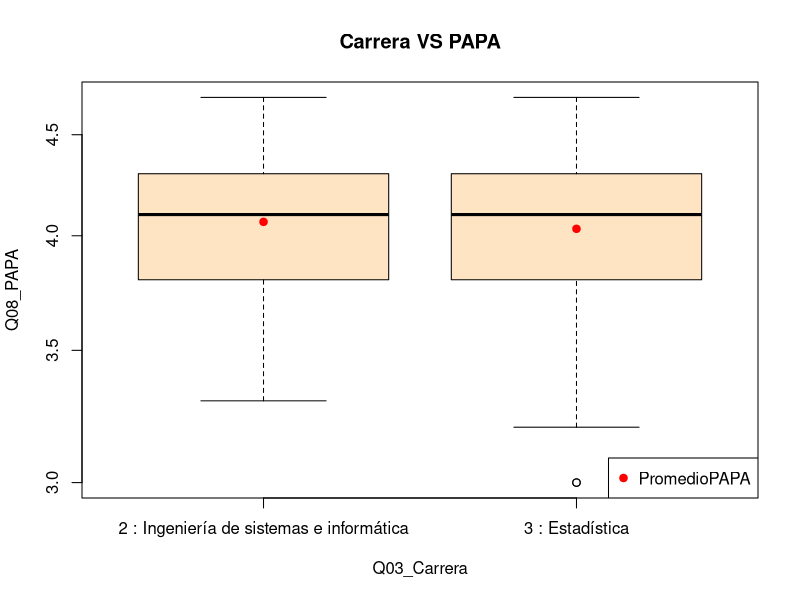
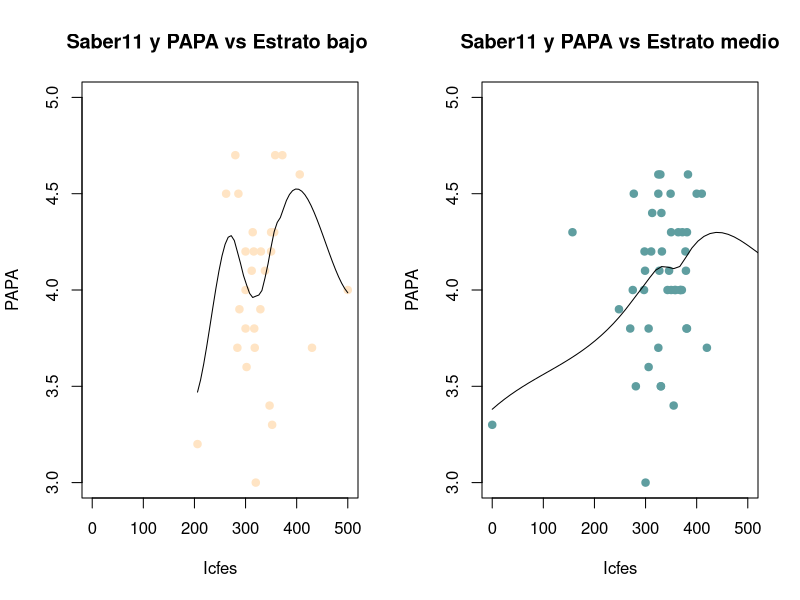
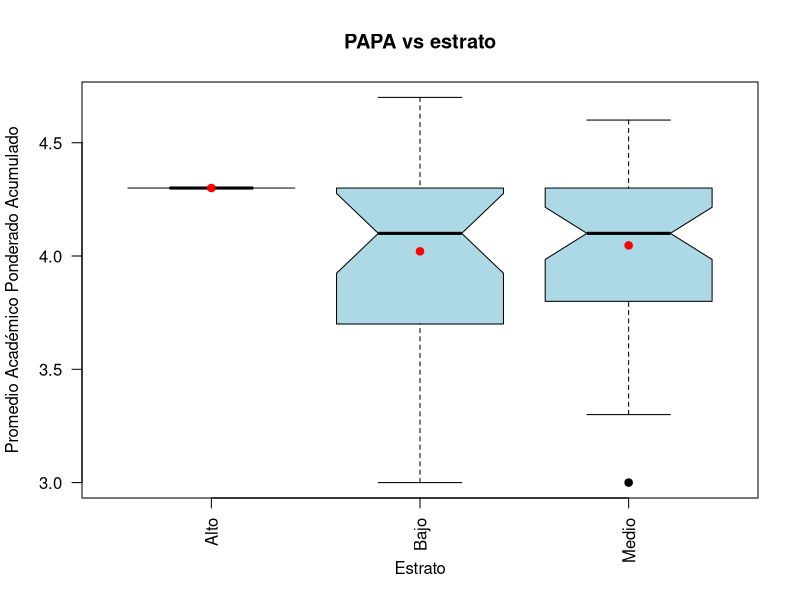
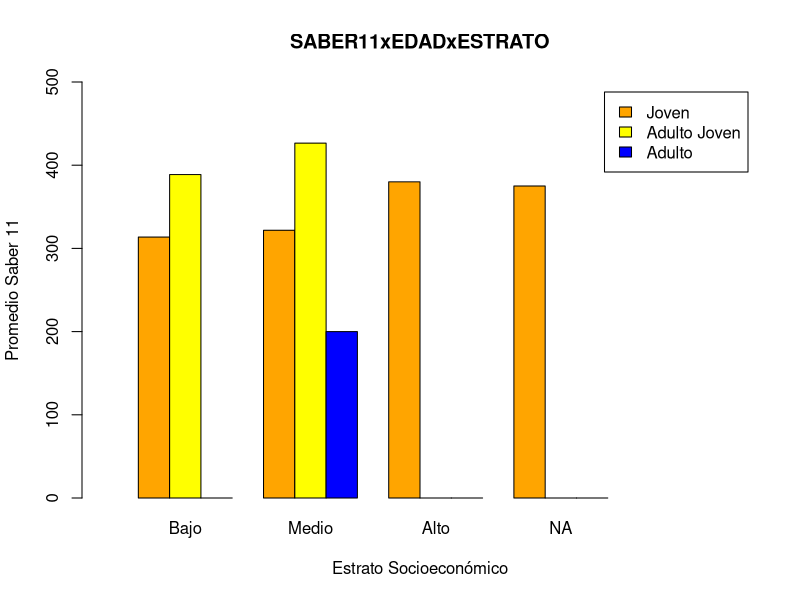

The R script that drew these images, in order:
## ---- chunk 1
knitr::opts_chunk$set(
	echo = FALSE,
	message = FALSE,
	warning = FALSE)
## ---- chunk 2
## Paquetes usados en el análisis.
library(tidyverse)
## ---- chunk 3
## Lectura de una base de datos tipo ".csv"
encuesta <- read.csv("encuesta1.csv")
## ---- chunk 4
## Vista de la estructura general de la BD.
glimpse(encuesta)
## ---- chunk 5
summary(encuesta)
## ---- chunk 6
## Convertimos la variable Enviado.el. a tipo POSIXct (DATE TIME)
encuesta <- encuesta %>% 
  mutate(Enviado.el. = as.POSIXct(strptime(Enviado.el., format = "%d/%m/%Y %H:%M:%S")))


## Convertimos la variable Q02_FechaNac a tipo DATE
encuesta <- encuesta %>% 
  mutate(Q02_FechaNac = as.Date(as.character(Q02_FechaNac), "%Y-%m-%d"))

## Convertimos la variable Q07_FechaSaber11 a tipo DATE
encuesta <- encuesta %>% 
  mutate(Q07_FechaSaber11 = as.Date(as.character(Q07_FechaSaber11),"%Y-%m-%d"))
## ---- chunk 7
encuesta <- encuesta %>% mutate_if(is.character, as.factor)
## ---- chunk 8
estrato_etiquetado <- encuesta$Q10_Estrato
estrato_etiquetado = factor(estrato_etiquetado,
                            levels = levels(estrato_etiquetado),
                            labels = c("Bajo","Bajo","Medio","Medio","Alto",NA),
                            ordered = F)
## ---- chunk 9
encuesta <- encuesta %>% 
  mutate(Q10_Estrato = as.character(encuesta$Q10_Estrato))

encuesta$Q10_Estrato[(encuesta$Q10_Estrato ==	 "2 : 1" |  encuesta$Q10_Estrato == "3 : 2")] <- "Bajo"

encuesta$Q10_Estrato[(encuesta$Q10_Estrato ==	 "4 : 3" |  encuesta$Q10_Estrato == "5 : 4")] <- "Medio"

encuesta$Q10_Estrato[(encuesta$Q10_Estrato ==	 "6 : 5"  )] <- "Alto"

encuesta$Q10_Estrato[(encuesta$Q10_Estrato ==	 "8 : No se conoce"  )] <- NA
encuesta <- encuesta %>% 
  mutate(Q10_Estrato = as.factor(encuesta$Q10_Estrato))

## ---- chunk 10
encuesta$Q08_PAPA[encuesta$Q08_PAPA == 45 & !is.na(encuesta$Q08_PAPA)] <- 4.5
## ---- chunk 11
saber11 <- vector("integer", length(encuesta$Q05_Saber11))
for(i in seq_along(encuesta$Q07_FechaSaber11)){
  valor<-0
  if(!is.na(encuesta$Q05_Saber11[[i]]) & encuesta$Q07_FechaSaber11[[i]] < as.Date("2000-01-01")) {
    valor <- (5*(encuesta$Q05_Saber11[[i]]-100))/3
    if(valor >= 0 & valor <= 500){
      saber11[[i]] <- round(valor,0)
    } else {
      saber11[[i]] <- encuesta$Q05_Saber11[[i]]
    }
  } else if(!is.na(encuesta$Q05_Saber11[[i]]) & encuesta$Q07_FechaSaber11[[i]] >= as.Date("2000-01-01") &
        encuesta$Q07_FechaSaber11[[i]] < as.Date("2012-01-01")){
            valor <- encuesta$Q05_Saber11[[i]]*5
            if(valor >= 0 & valor <= 500){
              saber11[[i]] <- valor
            } else {
              saber11[[i]] <- encuesta$Q05_Saber11[[i]]
            }
  } else if(!is.na(encuesta$Q05_Saber11[[i]]) & encuesta$Q07_FechaSaber11[[i]] >= as.Date("2012-01-01")){
            saber11[[i]] <- encuesta$Q05_Saber11[[i]]
  } else{
      saber11[[i]] <- encuesta$Q05_Saber11[[i]]
  }
}

encuesta$Q05_Saber11 = saber11
## ---- chunk 12
# Cálculo de la edad
edad <- as.numeric(as.Date("2021-06-30") - encuesta$Q02_FechaNac)/365.25
## ---- chunk 13
## Creamos la variable area que contiene la variable Q24_area etiquetada como "Correcto/Incorrecto"  
area <- encuesta$Q24_area
area = factor(area, 
              levels = levels(area),
              labels = c("Incorrecto","Incorrecto","Incorrecto","Correcto","Incorrecto","Incorrecto"),
              ordered = F)

## ---- chunk 14
## Creamos la variable divisor que contiene la variable Q26_Divisor etiquetada como "Correcto/Incorrecto".
divisor = if_else(encuesta$Q26_Divisor..f.es.divisor.de.g.2.==1 & encuesta$Q26_Divisor..f.es.divisor.de.gh.==1 & encuesta$Q26_Divisor..f.es.divisor.de.h.g==1, "Correcto", "Incorrecto")
divisor

## ---- chunk 15

encuesta <- encuesta %>% 
  mutate(Q01_Genero = as.character(encuesta$Q01_Genero))

encuesta$Q01_Genero[encuesta$Q01_Genero ==	 "1 : Masculino" ] <- "Masculino"

encuesta$Q01_Genero[encuesta$Q01_Genero ==	 "2 : Femenino" ] <- "Femenino"

encuesta$Q01_Genero[encuesta$Q01_Genero ==	 "3 : Otro" ] <- "Otro"

encuesta <- encuesta %>% 
  mutate(Q01_Genero = as.factor(encuesta$Q01_Genero))

## ---- chunk 16
glimpse(encuesta)
## ---- chunk 17
summary(encuesta)

## ---- chunk 18
# t_gen <- table(encuesta$Q01_Genero)
# t_gen
# ```
# ```{r}
# t_gen_p <- t_gen / sum(t_gen) * 100
# t_gen_p
## ---- chunk 19
# bp1 <- barplot(t_gen_p, las = 1, ylim = c(0, 100), col = "lightgreen")
# text(bp1, t_gen_p + 10, paste(round(t_gen_p, 1), "%"))
## ---- chunk 20
# m_gen_p <- as.matrix(t_gen_p)
# bp2 <- barplot(m_gen_p, beside = FALSE, xlim = c(0, 4),
#                ylim = c(0, 110),
#                col = c("blue", "red", "green3"))
# text(1.3, cumsum(m_gen_p) - m_gen_p/2, 
#      paste(rownames(m_gen_p), round((m_gen_p), 1), "%"),
#      adj = 0)
## ---- chunk 21
# pie(t_gen_p, labels = paste(names(t_gen_p), round(t_gen_p, 1), "%"),
#     col = c("blue", "red", "green3"))
## ---- chunk 22
# summary(encuesta$Edad)
## ---- chunk 23
##hist(encuesta$Edad)
## ---- chunk 24
##hist(encuesta$Edad, nclass = 20)
## ---- chunk 25
# paramAnt <- par(no.readonly = TRUE)
# hist(encuesta$Edad, freq = FALSE, nclass = 20, col = "#a0c39f",
#      las = 1, 
#      main = "Distribución de la edad",
#      xlab = "Edad (años)",
#      ylab = "Densidad",
#      ylim = c(0, 0.20),
#      xlim = c(15, 40))
# lines(density(encuesta$Edad), col = "orange", lwd = 3)
# rug(encuesta$Edad)
# par(paramAnt)
## ---- chunk 26
# promedioEdad <- mean(encuesta$Edad)
# medianaEdad <- median(encuesta$Edad)
# desv_Est_Edad <- sd(encuesta$Edad)
# 
# boxplot(encuesta$Edad, horizontal = TRUE,
#         main = "Boxplot para edad", 
#         col = "lightblue",
#         pch = 19, notch = TRUE)
# points(promedioEdad, 
#        1, 
#        pch = 19, 
#        col = c("red", "purple"))
# legend("topright", 
#        title = "Convención",
#        legend = c("Promedio", "Error estandard"), 
#        col = "red", 
#        pch = c(19, NA),
#        lty = c(NA, 1))
# arrows(promedioEdad -  desv_Est_Edad / sqrt(nrow(encuesta)), 1,
#          promedioEdad + desv_Est_Edad / sqrt(nrow(encuesta)), 1,
#          angle = 90,
#          length = 0.1, 
#          code = 3,
#          col = "red")
## ---- chunk 27
#with(encuesta, plot(Q10_Estrato, Q08_PAPA, notch = TRUE))
## ---- chunk 28
 #encuesta_Estrato1 <- encuesta %>% 
  #filter(Q10_Estrato == "bajo")
 #dotchart(encuesta_Estrato1$Q08_PAPA)
#summary(encuesta_Estrato1$Q08_PAPA)
## ---- chunk 29
# with(encuesta, plot(Q01_Genero, Q08_PAPA, notch = TRUE))
## ---- chunk 30
# with(encuesta, scatter.smooth(tiempo_usado, Q08_PAPA))
## ---- chunk 31
# with(encuesta, plot(Q27_PorcentDivisor))
# lines(1:nrow(encuesta), rep(pt_p2[3], nrow(encuesta)), 
#       col = "red")
## ---- chunk 32
# enc_acert_p2 <- encuesta %>% 
#   filter(puntaje_pregunta2 == 3)
# enc_no_acert_p2 <- encuesta %>% 
#   filter(puntaje_pregunta2 != 3)
# op <- par(no.readonly = TRUE)
# par(mfrow = c(1, 2))
# prom_Q27 <- mean(enc_acert_p2$Q27)
# with(enc_acert_p2, plot(Q27_PorcentDivisor, ylim = c(0, 100)))
# lines(1:nrow(enc_acert_p2), rep(prom_Q27, nrow(enc_acert_p2)), 
#       col = "red")
# prom_Q27_na <- mean(enc_no_acert_p2$Q27, na.rm = TRUE, ylim = c(0, 100))
# with(enc_no_acert_p2, plot(Q27_PorcentDivisor))
# lines(1:nrow(enc_no_acert_p2), rep(prom_Q27_na, nrow(enc_no_acert_p2)), 
#       col = "red")
# par(op)
## ---- chunk 33
# encuesta_sist_estad <- encuesta %>% 
#   filter(Q03_Carrera %in% c("2 : Ingeniería de sistemas e informática",
#                             "3 : Estadística")) %>% 
#   droplevels()
# 
# encuesta_sist_estad_resumen <- encuesta_sist_estad %>%
#   group_by(Q03_Carrera) %>% 
#   mutate(num_estud_carrera = n()) %>% 
#   group_by(Carrera_instala, num_estud_carrera) %>% 
#   summarise(num_estud_noNA = sum(!is.na(Q08_PAPA)),
#             prom_PAPA = mean(Q08_PAPA, na.rm = TRUE),
#             desv_PAPA = sd(Q08_PAPA, na.rm = TRUE)) %>% 
#   mutate(porcent_x_carrera = num_estud_noNA / num_estud_carrera * 100)
# encuesta_sist_estad_resumen %>% data.frame()
## ---- chunk 34
# op <- par(no.readonly = TRUE)
# par(mar = op$mar + c(15, 0, 0, 0))
# with(encuesta_sist_estad, 
#      plot(Carrera_instala, Q08_PAPA, notch = TRUE,
#           las = 2, width = sqrt(encuesta_sist_estad_resumen$porcent_x_carrera),
#           col = "lightblue",
#           main = "PAPA vs carrera e instalación de softwares R y RStudio",
#           ylab = "Promedio Académico Ponderado Acumulado",
#           xlab = "",
#           pch = 19))
# with(encuesta_sist_estad_resumen, 
#      points(Carrera_instala, prom_PAPA, 
#            col = "red", pch = 19))
# legend("topleft", legend = c("0 No instaló ni R ni RStudio",
#                              "1 Solo instaló R",
#                              "2 Solo instaló RStudio",
#                              "3 Instaló ambos"))
# legend(0.5, 3.4, legend = c("Promedio"),
#        pch = 19, col = "red")
# text(0.5, 3.1, "El ancho de las cajas es proporcional a la raíz cuadrada del porcentaje de los estudiantes en cada carrera",
#      cex = 0.8, pos = 4)
# par(op)
## ---- chunk 35
# encuesta_sist_estad <- encuesta %>% 
#   filter(Q03_Carrera %in% c("2 : Ingeniería de sistemas e informática",
#                             "3 : Estadística")) %>% 
#   droplevels()
# 
# encuesta_sist_estad_resumen <- encuesta_sist_estad %>%
#   group_by(Q03_Carrera) %>% 
#   mutate(num_estud_carrera = n()) %>% 
#   group_by(Carrera_instala, num_estud_carrera) %>% 
#   summarise(num_estud_noNA = sum(!is.na(Q08_PAPA)),
#             prom_PAPA = mean(Q08_PAPA, na.rm = TRUE),
#             desv_PAPA = sd(Q08_PAPA, na.rm = TRUE)) %>% 
#   mutate(porcent_x_carrera = num_estud_noNA / num_estud_carrera * 100)
# encuesta_sist_estad_resumen %>% data.frame()
## ---- chunk 36
# op <- par(no.readonly = TRUE)
# par(mar = op$mar + c(15, 0, 0, 0))
# with(encuesta_sist_estad, 
#      plot(Carrera_instala, Q08_PAPA, notch = TRUE,
#           las = 2, width = sqrt(encuesta_sist_estad_resumen$porcent_x_carrera),
#           col = "lightblue",
#           main = "PAPA vs carrera e instalación de softwares R y RStudio",
#           ylab = "Promedio Académico Ponderado Acumulado",
#           xlab = "",
#           pch = 19))
# with(encuesta_sist_estad_resumen, 
#      points(Carrera_instala, prom_PAPA, 
#            col = "red", pch = 19))
# legend("topleft", legend = c("0 No instaló ni R ni RStudio",
#                              "1 Solo instaló R",
#                              "2 Solo instaló RStudio",
#                              "3 Instaló ambos"))
# legend(0.5, 3.4, legend = c("Promedio"),
#        pch = 19, col = "red")
# text(0.5, 3.1, "El ancho de las cajas es proporcional a la raíz cuadrada del porcentaje de los estudiantes en cada carrera",
#      cex = 0.8, pos = 4)
# par(op)
## ---- chunk 37
encuesta_sist_estad <- encuesta %>% 
  filter(Q03_Carrera %in% c("2 : Ingeniería de sistemas e informática",
                            "3 : Estadística")) %>% 
  droplevels()
encuesta_sist_estad_resumen <- encuesta_sist_estad %>%
  group_by(Q03_Carrera) %>% 
  mutate(num_estud_carrera = n()) %>% 
  group_by(Q03_Carrera, num_estud_carrera) %>% 
  summarise(num_estud_noNA = sum(!is.na(Q08_PAPA)),
            prom_PAPA = mean(Q08_PAPA, na.rm = TRUE),
            desv_PAPA = sd(Q08_PAPA, na.rm = TRUE)) %>% 
  mutate(porcent_x_carrera = num_estud_noNA / num_estud_carrera * 100)
encuesta_sist_estad_resumen %>% data.frame()
## ---- chunk 38
boxplot(Q08_PAPA~ Q03_Carrera, data = encuesta_sist_estad, col = "bisque" , log = "y")
title("Carrera VS PAPA")
points(encuesta_sist_estad_resumen$Q03_Carrera, encuesta_sist_estad_resumen$prom_PAPA, col = "red", pch = 19)
legend("bottomright", legend = c("PromedioPAPA"), pch =19, col = "red")
## ---- chunk 39
estratos_sin_na <- encuesta %>%
  filter(Q10_Estrato == "Medio" | Q10_Estrato == "Bajo")
  

tabla_Saber11 <- estratos_sin_na %>%
  group_by(Q10_Estrato) %>% 
  summarise(num_estud = sum(!is.na(Q05_Saber11)),
            prom_Saber = mean(Q05_Saber11, na.rm = TRUE),
            desv_Saber = sd(Q08_PAPA, na.rm = TRUE)) 
tabla_Saber11 <- data.frame(tabla_Saber11)
tabla_Saber11
## ---- chunk 40
encuesta_Estrato1 <- encuesta %>% 
  filter(Q10_Estrato == "Bajo")
## ---- chunk 41
encuesta_Estrato2 <- encuesta %>%
  filter(Q10_Estrato == "Medio")
## ---- chunk 42
op <- par(no.readonly = TRUE)
par(mfrow = c(1, 2))
with(encuesta_Estrato1, scatter.smooth(Q05_Saber11, Q08_PAPA,main="Saber11 y PAPA vs Estrato bajo ",xlab="Icfes", ylab="PAPA",pch=19, ylim=c(3,5),xlim=c(0,500), col = "bisque1"))

with(encuesta_Estrato2, scatter.smooth(Q05_Saber11, Q08_PAPA,main="Saber11 y PAPA vs Estrato medio",xlab="Icfes", ylab="PAPA",pch=19, ylim=c(3,5),xlim=c(0,500), col = "cadetblue"))
par(op)
## ---- chunk 43
estratos_sin_na <- encuesta %>%
  filter(Q10_Estrato == "Alto" | Q10_Estrato == "Medio" | Q10_Estrato == "Bajo")
  

tabla_PAPA <- estratos_sin_na %>%
  group_by(Q10_Estrato) %>% 
  summarise(num_estud = sum(!is.na(Q08_PAPA)),
            prom_PAPA = mean(Q08_PAPA, na.rm = TRUE),
            desv_PAPA = sd(Q08_PAPA, na.rm = TRUE)) 
tabla_PAPA <- data.frame(tabla_PAPA)
tabla_PAPA
## ---- chunk 44

 with(encuesta, 
      plot(Q10_Estrato, Q08_PAPA, notch = TRUE,
           las = 2,
           col = "lightblue",
           main = "PAPA vs estrato",
           ylab = "Promedio Académico Ponderado Acumulado",
           xlab = "Estrato",
           pch = 19))
 with(tabla_PAPA, 
      points(Q10_Estrato, prom_PAPA, 
            col = "red", pch = 19))
## ---- chunk 45
gen_edad <- data.frame(estrato_etiquetado,saber11,edad,encuesta$Q01_Genero)

gen_edad$edad[(gen_edad$edad <= 25)] <- 1
gen_edad$edad[(25 < gen_edad$edad & gen_edad$edad <= 32)] <- 2
gen_edad$edad[(32 < gen_edad$edad & gen_edad$edad <= 39)] <- 3
gen_edad <- gen_edad %>% 
  mutate(edad = as.character(gen_edad$edad))

gen_edad$edad[(gen_edad$edad == "1")] <- "Joven"
gen_edad$edad[(gen_edad$edad == "2")] <- "Adulto Joven"
gen_edad$edad[(gen_edad$edad == "3")] <- "Adulto"
## ---- chunk 46
#Seleccionamos los datos a analizar para la edad Joven

promedio_joven <- filter(gen_edad,edad=="Joven")
promedio_joven <- select(promedio_joven,estrato_etiquetado,saber11,edad)
promedio_joven <- promedio_joven %>%
  group_by(estrato_etiquetado)%>%
  summarise(promedio=mean(saber11))
## ---- chunk 47
#Seleccionamos los datos a analizar para la edad Adulto Joven
promedio_adjoven <- filter(gen_edad,edad=="Adulto Joven")
promedio_adjoven <- select(promedio_adjoven,estrato_etiquetado,saber11,edad)
promedio_adjoven <- promedio_adjoven %>%
  group_by(estrato_etiquetado)%>%
  summarise(promedio=mean(saber11, na.rm=TRUE))
#Añadimos 0 en la columna saber 11 para los estratos que no contiene
#Esto se hace para tener una matriz de la misma magnitud
otros <- data.frame(estrato_etiquetado = c("Alto","NA"),
                    promedio = c(0,0))
promedio_adjoven <- rbind(promedio_adjoven,otros)
## ---- chunk 48
#Seleccionamos los datos a analizar para la edad Adulto
promedio_adulto <- filter(gen_edad,edad=="Adulto")
promedio_adulto <- select(promedio_adulto,estrato_etiquetado,saber11,edad)
#Añadimos 0 en la columna saber 11 para los estratos que no contiene
#Esto se hace para tener una matriz de la misma magnitud
otro <- data.frame(estrato_etiquetado = c("Bajo","Alto","NA"),
                   saber11 = c(0,0,0),
                   edad=c("Adulto","Adulto","Adulto"))
promedio_adulto <- rbind(promedio_adulto,otro)
promedio_adulto <- promedio_adulto %>%
  group_by(estrato_etiquetado)%>%
  summarise(promedio=mean(saber11,na.rm=TRUE))

## ---- chunk 49
#Unificamos todo en una sola matriz

tabla_general <- rbind(c(promedio_joven$promedio),
                       c(promedio_adjoven$promedio),
                       c(promedio_adulto$promedio))

## ---- chunk 50
#Le damos nombre a las columnas y filas

colnames(tabla_general) = c("Bajo","Medio","Alto","NA")
rownames(tabla_general) = c("Joven","Adulto Joven","Adulto")
tabla_general
## ---- chunk 51
barplot(tabla_general, beside = T,
        col = c("Orange","Yellow","Blue"),
        legend.text = row.names(tabla_general),
        ylim = c(0,500),
        xlim = c(0,20),
        main="SABER11xEDADxESTRATO",
        xlab = "Estrato Socioeconómico",
        ylab= "Promedio Saber 11")
